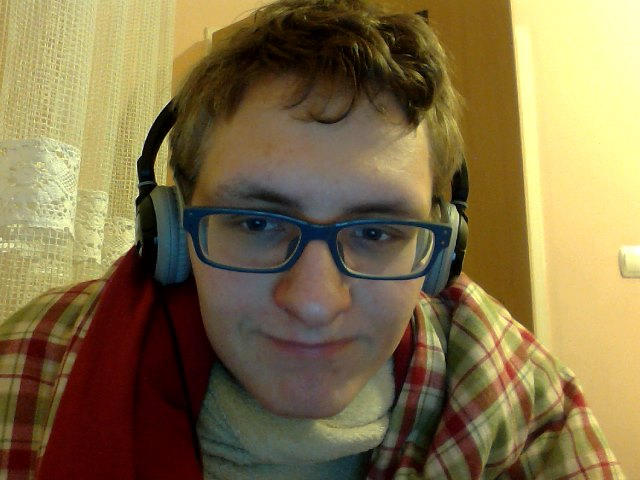
#> input picture training-data/s3/1.JPG, 640 x 480 px, found by its file name
$ python Recognizer.py
#> lines starting #> are read from the running program, lines starting #| are printed output that depends on the picture
### Person.py
from imutils.video import VideoStream
from imutils.video import FPS
import argparse
import imutils
import time
import cv2
import numpy


class Person:
    imgpathlist=[]
    imglist=[]
    label =0
    name =''
    facelist = []
    def __init__(self,imgpaths,name,label):
#> called with name = 'Kamil Szkaradnik', label = 1
        self.name=name
        self.label = label
        self.imgpathlist=imgpaths
        for image_path in imgpaths:
            image = cv2.imread(image_path)
#> image is the input picture: shape (480, 640, 3); mean B, G, R 72, 111.9, 129.5
            self.imglist.append(image)
            face, rect = self.detect_face(image)
#> in detect_face, `gray = cv2.cvtColor(img, cv2.COLOR_BGR2GRAY)`:
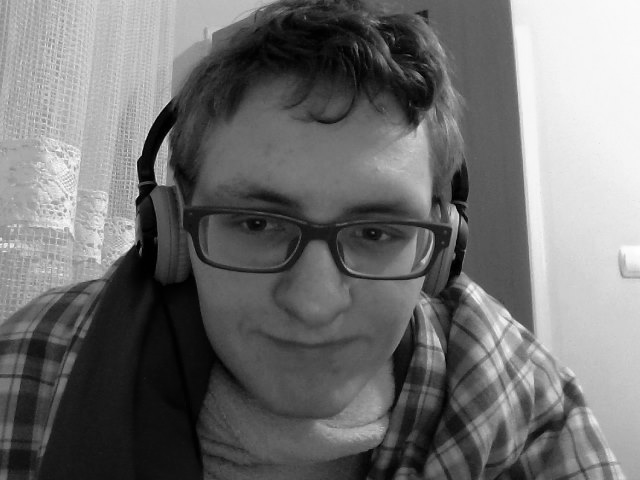
#> gray: shape (480, 640); min 0, max 255, mean 112.6
#> in detect_face, `faces = face_cascade.detectMultiScale(gray, scaleFactor=1.2, minNeighb..`: faces = [[161, 110, 334, 334]]
#> in detect_face, `(x, y, w, h) = faces[0]`: x = 161; y = 110; w = 334
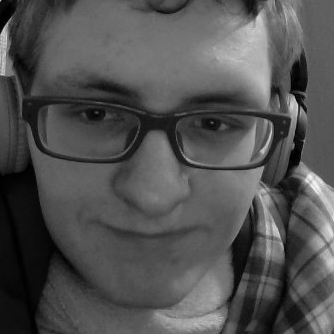
#> face: shape (334, 334); min 0, max 244, mean 81.5
#> rect = [161, 110, 334, 334]
            if face is not None:
                self.facelist.append(face)
#> pass 2 of the loop in __init__, `for image_path in imgpaths:`:
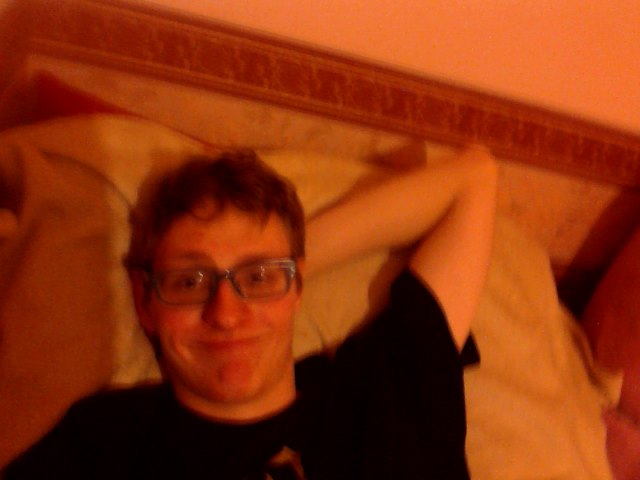
#> input picture training-data/s3/2.JPG, 640 x 480 px, found by its file name
#> in __init__, image is the input picture: shape (480, 640, 3); mean B, G, R 13.3, 50.4, 141.7
#> in detect_face (call 2), `gray = cv2.cvtColor(img, cv2.COLOR_BGR2GRAY)`:
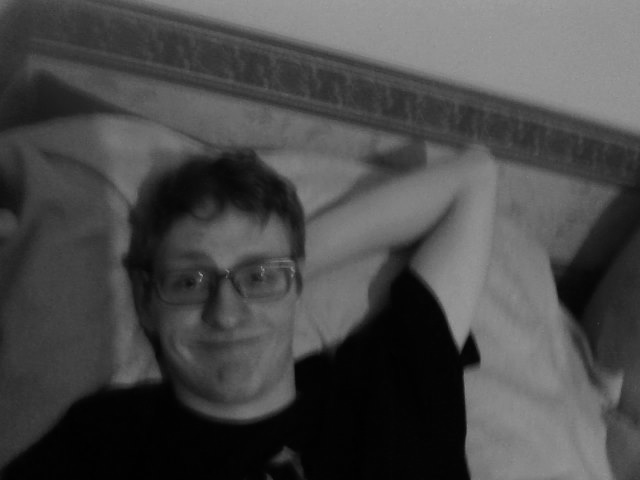
#> gray: shape (480, 640); min 1, max 161, mean 73.5
#> faces = ()
#> pass 3 of the loop in __init__, `for image_path in imgpaths:`:
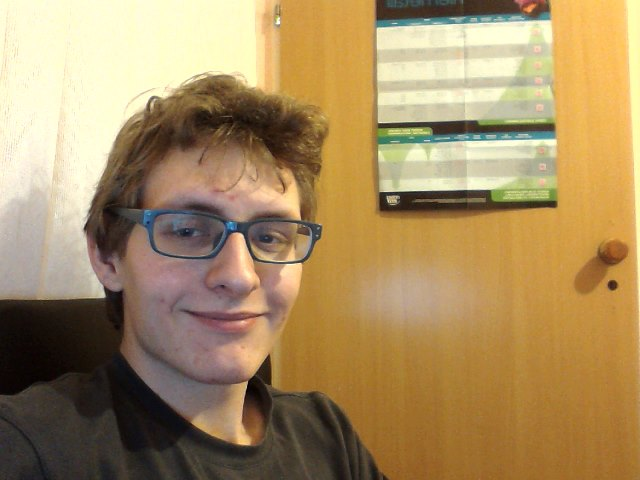
#> input picture training-data/s3/3.JPG, 640 x 480 px, found by its file name
#> in __init__, image is the input picture: shape (480, 640, 3); mean B, G, R 97.3, 140.7, 167.1
#> in detect_face (call 3), `gray = cv2.cvtColor(img, cv2.COLOR_BGR2GRAY)`:
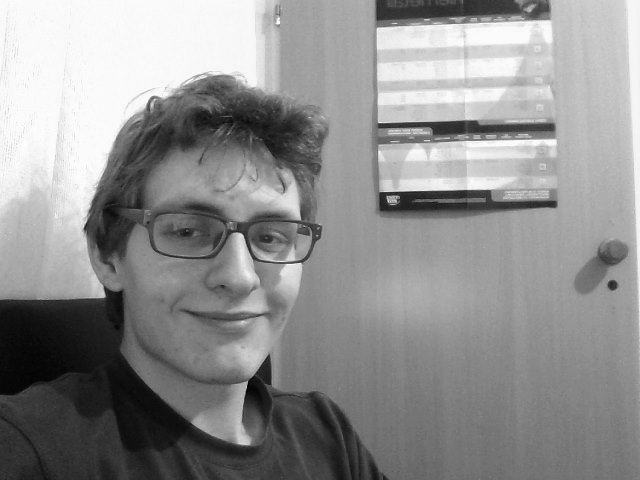
#> gray: shape (480, 640); min 1, max 253, mean 143.6
#> faces = [[117, 146, 231, 231]]
#> x = 117; y = 146; w = 231
#> in __init__, `face, rect = self.detect_face(image)`:
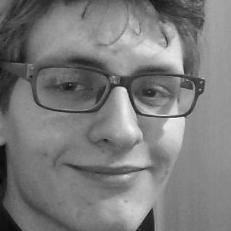
#> face: shape (231, 231); min 8, max 248, mean 123.5
#> rect = [117, 146, 231, 231]
#> the loop made 4 passes; the first 3 are shown


    def detect_face(self,img):
        # convert the test image to gray image as opencv face detector expects gray images
#> (the run stopped early here; a loop or call above may not have finished)
